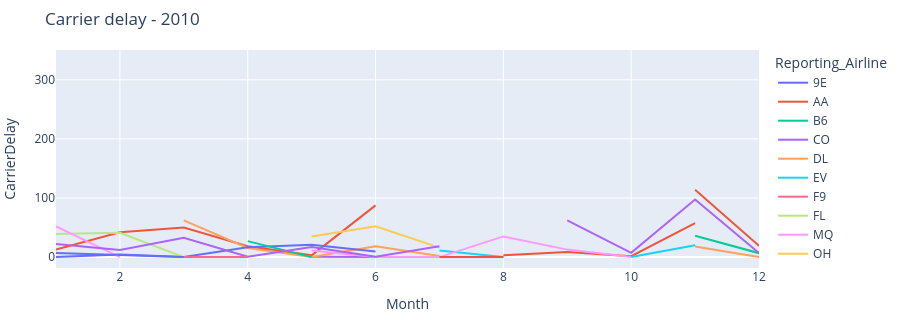
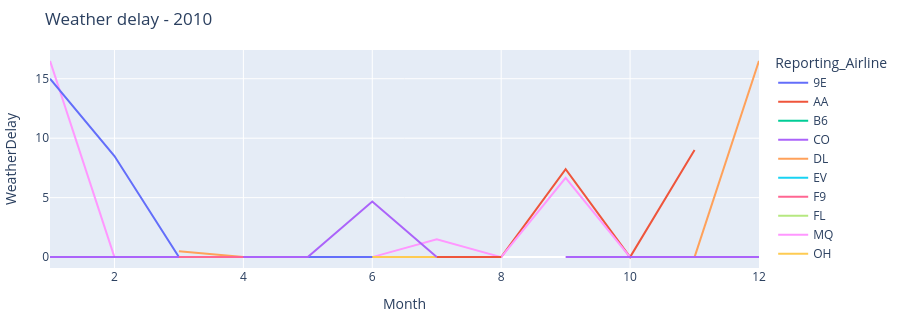

The cell these charts' notebook holds for them, in order:
### Code cell
# ===== 9.2 Vista previa de las figuras generadas para 2010 =====
from IPython.display import display

figuras = get_graph('2010')
etiquetas = ['Carrier', 'Weather', 'NAS', 'Security', 'Late aircraft']

print('Series por figura:', {e: len(f.data) for e, f in zip(etiquetas, figuras)})

for etiqueta, figura in zip(etiquetas[:2], figuras[:2]):   # las otras tres son analogas
    figura.update_layout(height=320, margin={'l': 40, 'r': 10, 't': 50, 'b': 30},
                         title=f'{etiqueta} delay - 2010')
    display(figura)

### Figure 1 — Plotly figure (JSON) as saved in the notebook; plotly's stock layout.template omitted (floating-point values rounded to 4 significant figures)
{"data": [{"hovertemplate": "Reporting_Airline=9E<br>Month=%{x}<br>CarrierDelay=%{y}<extra></extra>", "legendgroup": "9E", "line": {"color": "#636efa", "dash": "solid"}, "marker": {"symbol": "circle"}, "mode": "lines", "name": "9E", "orientation": "v", "showlegend": true, "type": "scatter", "x": [1, 3, 5, 6, 7, 8, 9, 10, 12], "xaxis": "x", "y": [7.0, 0.0, NaN, 0.0, NaN, 10.0, NaN, NaN, 0.0], "yaxis": "y"}, {"hovertemplate": "Reporting_Airline=AA<br>Month=%{x}<br>CarrierDelay=%{y}<extra></extra>", "legendgroup": "AA", "line": {"color": "#EF553B", "dash": "solid"}, "marker": {"symbol": "circle"}, "mode": "lines", "name": "AA", "orientation": "v", "showlegend": true, "type": "scatter", "x": [1, 2, 3, 4, 5, 6, 7, 8, 9, 10, 11, 12], "xaxis": "x", "y": [13.0, 42.0, 50.0, 18.5, 3.0, 87.5, NaN, 3.0, 8.6, 1.5, 57.5, NaN], "yaxis": "y"}, {"hovertemplate": "Reporting_Airline=B6<br>Month=%{x}<br>CarrierDelay=%{y}<extra></extra>", "legendgroup": "B6", "line": {"color": "#00cc96", "dash": "solid"}, "marker": {"symbol": "circle"}, "mode": "lines", "name": "B6", "orientation": "v", "showlegend": true, "type": "scatter", "x": [1, 3, 4, 5, 6, 7, 8, 10, 11, 12], "xaxis": "x", "y": [NaN, 44.0, NaN, 0.0, NaN, NaN, NaN, NaN, NaN, NaN], "yaxis": "y"}, {"hovertemplate": "Reporting_Airline=CO<br>Month=%{x}<br>CarrierDelay=%{y}<extra></extra>", "legendgroup": "CO", "line": {"color": "#ab63fa", "dash": "solid"}, "marker": {"symbol": "circle"}, "mode": "lines", "name": "CO", "orientation": "v", "showlegend": true, "type": "scatter", "x": [1, 2, 3, 4, 5, 6, 7, 8, 9, 10, 11, 12], "xaxis": "x", "y": [NaN, NaN, 0.0, NaN, 0.5, 0.0, NaN, NaN, NaN, NaN, NaN, NaN], "yaxis": "y"}, {"hovertemplate": "Reporting_Airline=DL<br>Month=%{x}<br>CarrierDelay=%{y}<extra></extra>", "legendgroup": "DL", "line": {"color": "#FFA15A", "dash": "solid"}, "marker": {"symbol": "circle"}, "mode": "lines", "name": "DL", "orientation": "v", "showlegend": true, "type": "scatter", "x": [1, 2, 3, 4, 5, 6, 7, 8, 9, 10, 11, 12], "xaxis": "x", "y": [0.0, NaN, 62.25, 15.5, 0.0, 18.5, 2.0, NaN, 0.5, NaN, 18.0, 0.0], "yaxis": "y"}, {"hovertemplate": "Reporting_Airline=EV<br>Month=%{x}<br>CarrierDelay=%{y}<extra></extra>", "legendgroup": "EV", "line": {"color": "#19d3f3", "dash": "solid"}, "marker": {"symbol": "circle"}, "mode": "lines", "name": "EV", "orientation": "v", "showlegend": true, "type": "scatter", "x": [1, 2, 3, 4, 5, 6, 7, 8, 9, 10, 11, 12], "xaxis": "x", "y": [0.0, NaN, NaN, 13.5, NaN, NaN, 11.0, 0.0, NaN, 0.0, 20.0, NaN], "yaxis": "y"}, {"hovertemplate": "Reporting_Airline=F9<br>Month=%{x}<br>CarrierDelay=%{y}<extra></extra>", "legendgroup": "F9", "line": {"color": "#FF6692", "dash": "solid"}, "marker": {"symbol": "circle"}, "mode": "lines", "name": "F9", "orientation": "v", "showlegend": true, "type": "scatter", "x": [1, 3, 4, 6, 8, 9, 10, 12], "xaxis": "x", "y": [NaN, NaN, NaN, 0.0, NaN, NaN, NaN, 18.0], "yaxis": "y"}, {"hovertemplate": "Reporting_Airline=FL<br>Month=%{x}<br>CarrierDelay=%{y}<extra></extra>", "legendgroup": "FL", "line": {"color": "#B6E880", "dash": "solid"}, "marker": {"symbol": "circle"}, "mode": "lines", "name": "FL", "orientation": "v", "showlegend": true, "type": "scatter", "x": [1, 2, 3, 4, 5, 6, 7, 8, 9, 10, 11, 12], "xaxis": "x", "y": [39.0, 41.0, 0.0, NaN, NaN, NaN, NaN, NaN, NaN, 2.0, NaN, NaN], "yaxis": "y"}, {"hovertemplate": "Reporting_Airline=MQ<br>Month=%{x}<br>CarrierDelay=%{y}<extra></extra>", "legendgroup": "MQ", "line": {"color": "#FF97FF", "dash": "solid"}, "marker": {"symbol": "circle"}, "mode": "lines", "name": "MQ", "orientation": "v", "showlegend": true, "type": "scatter", "x": [1, 2, 3, 4, 5, 6, 7, 8, 9, 10, 11, 12], "xaxis": "x", "y": [52.0, 0.0, NaN, NaN, 11.0, 0.0, 0.0, 35.0, 12.67, 0.0, NaN, 3.333], "yaxis": "y"}, {"hovertemplate": "Reporting_Airline=OH<br>Month=%{x}<br>CarrierDelay=%{y}<extra></extra>", "legendgroup": "OH", "line": {"color": "#FECB52", "dash": "solid"}, "marker": {"symbol": "circle"}, "mode": "lines", "name": "OH", "orientation": "v", "showlegend": true, "type": "scatter", "x": [1, 2, 3, 4, 5, 6, 7, 8, 9, 10, 11, 12], "xaxis": "x", "y": [NaN, NaN, NaN, NaN, 35.0, 52.0, 16.0, NaN, NaN, 20.0, NaN, NaN], "yaxis": "y"}, {"hovertemplate": "Reporting_Airline=OO<br>Month=%{x}<br>CarrierDelay=%{y}<extra></extra>", "legendgroup": "OO", "line": {"color": "#636efa", "dash": "solid"}, "marker": {"symbol": "circle"}, "mode": "lines", "name": "OO", "orientation": "v", "showlegend": true, "type": "scatter", "x": [1, 2, 3, 4, 5, 6, 7, 8, 9, 10, 11, 12], "xaxis": "x", "y": [0.0, 4.5, 0.0, 16.67, 21.0, 9.5, NaN, 5.5, NaN, 6.0, NaN, 0.0], "yaxis": "y"}, {"hovertemplate": "Reporting_Airline=UA<br>Month=%{x}<br>CarrierDelay=%{y}<extra></extra>", "legendgroup": "UA", "line": {"color": "#EF553B", "dash": "solid"}, "marker": {"symbol": "circle"}, "mode": "lines", "name": "UA", "orientation": "v", "showlegend": true, "type": "scatter", "x": [1, 2, 3, 4, 5, 6, 7, 8, 9, 10, 11, 12], "xaxis": "x", "y": [NaN, NaN, NaN, NaN, 0.0, NaN, 0.0, 0.0, NaN, NaN, 114.0, 19.0], "yaxis": "y"}, {"hovertemplate": "Reporting_Airline=US<br>Month=%{x}<br>CarrierDelay=%{y}<extra></extra>", "legendgroup": "US", "line": {"color": "#00cc96", "dash": "solid"}, "marker": {"symbol": "circle"}, "mode": "lines", "name": "US", "orientation": "v", "showlegend": true, "type": "scatter", "x": [1, 2, 3, 4, 5, 6, 7, 8, 9, 10, 11, 12], "xaxis": "x", "y": [NaN, 0.0, NaN, 27.0, 0.0, NaN, NaN, 58.0, NaN, NaN, 36.0, 6.667], "yaxis": "y"}, {"hovertemplate": "Reporting_Airline=WN<br>Month=%{x}<br>CarrierDelay=%{y}<extra></extra>", "legendgroup": "WN", "line": {"color": "#ab63fa", "dash": "solid"}, "marker": {"symbol": "circle"}, "mode": "lines", "name": "WN", "orientation": "v", "showlegend": true, "type": "scatter", "x": [1, 2, 3, 4, 5, 6, 7, 8, 9, 10, 11, 12], "xaxis": "x", "y": [22.0, 12.0, 32.5, 0.5, 17.0, 0.6667, 18.5, NaN, 62.0, 7.25, 97.5, 7.0], "yaxis": "y"}, {"hovertemplate": "Reporting_Airline=XE<br>Month=%{x}<br>CarrierDelay=%{y}<extra></extra>", "legendgroup": "XE", "line": {"color": "#FFA15A", "dash": "solid"}, "marker": {"symbol": "circle"}, "mode": "lines", "name": "XE", "orientation": "v", "showlegend": true, "type": "scatter", "x": [1, 2, 3, 4, 5, 6, 7, 8, 9, 10, 11, 12], "xaxis": "x", "y": [1.0, NaN, 332.0, NaN, NaN, 0.0, NaN, NaN, 13.0, NaN, NaN, 0.0], "yaxis": "y"}, {"hovertemplate": "Reporting_Airline=YV<br>Month=%{x}<br>CarrierDelay=%{y}<extra></extra>", "legendgroup": "YV", "line": {"color": "#19d3f3", "dash": "solid"}, "marker": {"symbol": "circle"}, "mode": "lines", "name": "YV", "orientation": "v", "showlegend": true, "type": "scatter", "x": [1, 2, 4, 5, 6, 7, 8, 9, 10, 11, 12], "xaxis": "x", "y": [25.0, NaN, 16.0, NaN, NaN, NaN, NaN, 0.0, NaN, NaN, NaN], "yaxis": "y"}, {"hovertemplate": "Reporting_Airline=AS<br>Month=%{x}<br>CarrierDelay=%{y}<extra></extra>", "legendgroup": "AS", "line": {"color": "#FF6692", "dash": "solid"}, "marker": {"symbol": "circle"}, "mode": "lines", "name": "AS", "orientation": "v", "showlegend": true, "type": "scatter", "x": [2, 3, 4, 7, 8, 10, 11, 12], "xaxis": "x", "y": [NaN, 0.0, 0.0, NaN, NaN, NaN, NaN, NaN], "yaxis": "y"}, {"hovertemplate": "Reporting_Airline=HA<br>Month=%{x}<br>CarrierDelay=%{y}<extra></extra>", "legendgroup": "HA", "line": {"color": "#B6E880", "dash": "solid"}, "marker": {"symbol": "circle"}, "mode": "lines", "name": "HA", "orientation": "v", "showlegend": true, "type": "scatter", "x": [3, 6, 7, 9, 10], "xaxis": "x", "y": [NaN, NaN, NaN, NaN, NaN], "yaxis": "y"}], "layout": {"height": 320, "legend": {"title": {"text": "Reporting_Airline"}, "tracegroupgap": 0}, "margin": {"b": 30, "l": 40, "r": 10, "t": 50}, "title": {"text": "Carrier delay - 2010"}, "xaxis": {"anchor": "y", "domain": [0, 1], "title": {"text": "Month"}}, "yaxis": {"anchor": "x", "domain": [0, 1], "title": {"text": "CarrierDelay"}}}}

### Figure 2 — Plotly figure (JSON) as saved in the notebook; plotly's stock layout.template omitted (floating-point values rounded to 4 significant figures)
{"data": [{"hovertemplate": "Reporting_Airline=9E<br>Month=%{x}<br>WeatherDelay=%{y}<extra></extra>", "legendgroup": "9E", "line": {"color": "#636efa", "dash": "solid"}, "marker": {"symbol": "circle"}, "mode": "lines", "name": "9E", "orientation": "v", "showlegend": true, "type": "scatter", "x": [1, 3, 5, 6, 7, 8, 9, 10, 12], "xaxis": "x", "y": [0.0, 0.0, NaN, 0.0, NaN, 0.0, NaN, NaN, 0.0], "yaxis": "y"}, {"hovertemplate": "Reporting_Airline=AA<br>Month=%{x}<br>WeatherDelay=%{y}<extra></extra>", "legendgroup": "AA", "line": {"color": "#EF553B", "dash": "solid"}, "marker": {"symbol": "circle"}, "mode": "lines", "name": "AA", "orientation": "v", "showlegend": true, "type": "scatter", "x": [1, 2, 3, 4, 5, 6, 7, 8, 9, 10, 11, 12], "xaxis": "x", "y": [0.0, 0.0, 0.0, 0.0, 0.0, 0.0, NaN, 0.0, 7.4, 0.0, 9.0, NaN], "yaxis": "y"}, {"hovertemplate": "Reporting_Airline=B6<br>Month=%{x}<br>WeatherDelay=%{y}<extra></extra>", "legendgroup": "B6", "line": {"color": "#00cc96", "dash": "solid"}, "marker": {"symbol": "circle"}, "mode": "lines", "name": "B6", "orientation": "v", "showlegend": true, "type": "scatter", "x": [1, 3, 4, 5, 6, 7, 8, 10, 11, 12], "xaxis": "x", "y": [NaN, 0.0, NaN, 0.0, NaN, NaN, NaN, NaN, NaN, NaN], "yaxis": "y"}, {"hovertemplate": "Reporting_Airline=CO<br>Month=%{x}<br>WeatherDelay=%{y}<extra></extra>", "legendgroup": "CO", "line": {"color": "#ab63fa", "dash": "solid"}, "marker": {"symbol": "circle"}, "mode": "lines", "name": "CO", "orientation": "v", "showlegend": true, "type": "scatter", "x": [1, 2, 3, 4, 5, 6, 7, 8, 9, 10, 11, 12], "xaxis": "x", "y": [NaN, NaN, 0.0, NaN, 0.0, 0.0, NaN, NaN, NaN, NaN, NaN, NaN], "yaxis": "y"}, {"hovertemplate": "Reporting_Airline=DL<br>Month=%{x}<br>WeatherDelay=%{y}<extra></extra>", "legendgroup": "DL", "line": {"color": "#FFA15A", "dash": "solid"}, "marker": {"symbol": "circle"}, "mode": "lines", "name": "DL", "orientation": "v", "showlegend": true, "type": "scatter", "x": [1, 2, 3, 4, 5, 6, 7, 8, 9, 10, 11, 12], "xaxis": "x", "y": [0.0, NaN, 0.5, 0.0, 0.0, 0.0, 0.0, NaN, 0.0, NaN, 0.0, 16.5], "yaxis": "y"}, {"hovertemplate": "Reporting_Airline=EV<br>Month=%{x}<br>WeatherDelay=%{y}<extra></extra>", "legendgroup": "EV", "line": {"color": "#19d3f3", "dash": "solid"}, "marker": {"symbol": "circle"}, "mode": "lines", "name": "EV", "orientation": "v", "showlegend": true, "type": "scatter", "x": [1, 2, 3, 4, 5, 6, 7, 8, 9, 10, 11, 12], "xaxis": "x", "y": [5.0, NaN, NaN, 0.0, NaN, NaN, 0.0, 0.0, NaN, 0.0, 0.0, NaN], "yaxis": "y"}, {"hovertemplate": "Reporting_Airline=F9<br>Month=%{x}<br>WeatherDelay=%{y}<extra></extra>", "legendgroup": "F9", "line": {"color": "#FF6692", "dash": "solid"}, "marker": {"symbol": "circle"}, "mode": "lines", "name": "F9", "orientation": "v", "showlegend": true, "type": "scatter", "x": [1, 3, 4, 6, 8, 9, 10, 12], "xaxis": "x", "y": [NaN, NaN, NaN, 0.0, NaN, NaN, NaN, 0.0], "yaxis": "y"}, {"hovertemplate": "Reporting_Airline=FL<br>Month=%{x}<br>WeatherDelay=%{y}<extra></extra>", "legendgroup": "FL", "line": {"color": "#B6E880", "dash": "solid"}, "marker": {"symbol": "circle"}, "mode": "lines", "name": "FL", "orientation": "v", "showlegend": true, "type": "scatter", "x": [1, 2, 3, 4, 5, 6, 7, 8, 9, 10, 11, 12], "xaxis": "x", "y": [0.0, 0.0, 0.0, NaN, NaN, NaN, NaN, NaN, NaN, 0.0, NaN, NaN], "yaxis": "y"}, {"hovertemplate": "Reporting_Airline=MQ<br>Month=%{x}<br>WeatherDelay=%{y}<extra></extra>", "legendgroup": "MQ", "line": {"color": "#FF97FF", "dash": "solid"}, "marker": {"symbol": "circle"}, "mode": "lines", "name": "MQ", "orientation": "v", "showlegend": true, "type": "scatter", "x": [1, 2, 3, 4, 5, 6, 7, 8, 9, 10, 11, 12], "xaxis": "x", "y": [16.5, 0.0, NaN, NaN, 0.0, 0.0, 1.5, 0.0, 6.667, 0.0, NaN, 2.667], "yaxis": "y"}, {"hovertemplate": "Reporting_Airline=OH<br>Month=%{x}<br>WeatherDelay=%{y}<extra></extra>", "legendgroup": "OH", "line": {"color": "#FECB52", "dash": "solid"}, "marker": {"symbol": "circle"}, "mode": "lines", "name": "OH", "orientation": "v", "showlegend": true, "type": "scatter", "x": [1, 2, 3, 4, 5, 6, 7, 8, 9, 10, 11, 12], "xaxis": "x", "y": [NaN, NaN, NaN, NaN, 0.0, 0.0, 0.0, NaN, NaN, 0.0, NaN, NaN], "yaxis": "y"}, {"hovertemplate": "Reporting_Airline=OO<br>Month=%{x}<br>WeatherDelay=%{y}<extra></extra>", "legendgroup": "OO", "line": {"color": "#636efa", "dash": "solid"}, "marker": {"symbol": "circle"}, "mode": "lines", "name": "OO", "orientation": "v", "showlegend": true, "type": "scatter", "x": [1, 2, 3, 4, 5, 6, 7, 8, 9, 10, 11, 12], "xaxis": "x", "y": [15.0, 8.5, 0.0, 0.0, 0.0, 0.0, NaN, 0.0, NaN, 0.0, NaN, 1.0], "yaxis": "y"}, {"hovertemplate": "Reporting_Airline=UA<br>Month=%{x}<br>WeatherDelay=%{y}<extra></extra>", "legendgroup": "UA", "line": {"color": "#EF553B", "dash": "solid"}, "marker": {"symbol": "circle"}, "mode": "lines", "name": "UA", "orientation": "v", "showlegend": true, "type": "scatter", "x": [1, 2, 3, 4, 5, 6, 7, 8, 9, 10, 11, 12], "xaxis": "x", "y": [NaN, NaN, NaN, NaN, 0.0, NaN, 0.0, 0.0, NaN, NaN, 0.0, 0.0], "yaxis": "y"}, {"hovertemplate": "Reporting_Airline=US<br>Month=%{x}<br>WeatherDelay=%{y}<extra></extra>", "legendgroup": "US", "line": {"color": "#00cc96", "dash": "solid"}, "marker": {"symbol": "circle"}, "mode": "lines", "name": "US", "orientation": "v", "showlegend": true, "type": "scatter", "x": [1, 2, 3, 4, 5, 6, 7, 8, 9, 10, 11, 12], "xaxis": "x", "y": [NaN, 0.0, NaN, 0.0, 0.0, NaN, NaN, 0.0, NaN, NaN, 0.0, 0.0], "yaxis": "y"}, {"hovertemplate": "Reporting_Airline=WN<br>Month=%{x}<br>WeatherDelay=%{y}<extra></extra>", "legendgroup": "WN", "line": {"color": "#ab63fa", "dash": "solid"}, "marker": {"symbol": "circle"}, "mode": "lines", "name": "WN", "orientation": "v", "showlegend": true, "type": "scatter", "x": [1, 2, 3, 4, 5, 6, 7, 8, 9, 10, 11, 12], "xaxis": "x", "y": [0.0, 0.0, 0.0, 0.0, 0.0, 4.667, 0.0, NaN, 0.0, 0.0, 0.0, 0.0], "yaxis": "y"}, {"hovertemplate": "Reporting_Airline=XE<br>Month=%{x}<br>WeatherDelay=%{y}<extra></extra>", "legendgroup": "XE", "line": {"color": "#FFA15A", "dash": "solid"}, "marker": {"symbol": "circle"}, "mode": "lines", "name": "XE", "orientation": "v", "showlegend": true, "type": "scatter", "x": [1, 2, 3, 4, 5, 6, 7, 8, 9, 10, 11, 12], "xaxis": "x", "y": [0.0, NaN, 0.0, NaN, NaN, 0.0, NaN, NaN, 0.0, NaN, NaN, 0.0], "yaxis": "y"}, {"hovertemplate": "Reporting_Airline=YV<br>Month=%{x}<br>WeatherDelay=%{y}<extra></extra>", "legendgroup": "YV", "line": {"color": "#19d3f3", "dash": "solid"}, "marker": {"symbol": "circle"}, "mode": "lines", "name": "YV", "orientation": "v", "showlegend": true, "type": "scatter", "x": [1, 2, 4, 5, 6, 7, 8, 9, 10, 11, 12], "xaxis": "x", "y": [0.0, NaN, 0.0, NaN, NaN, NaN, NaN, 0.0, NaN, NaN, NaN], "yaxis": "y"}, {"hovertemplate": "Reporting_Airline=AS<br>Month=%{x}<br>WeatherDelay=%{y}<extra></extra>", "legendgroup": "AS", "line": {"color": "#FF6692", "dash": "solid"}, "marker": {"symbol": "circle"}, "mode": "lines", "name": "AS", "orientation": "v", "showlegend": true, "type": "scatter", "x": [2, 3, 4, 7, 8, 10, 11, 12], "xaxis": "x", "y": [NaN, 0.0, 0.0, NaN, NaN, NaN, NaN, NaN], "yaxis": "y"}, {"hovertemplate": "Reporting_Airline=HA<br>Month=%{x}<br>WeatherDelay=%{y}<extra></extra>", "legendgroup": "HA", "line": {"color": "#B6E880", "dash": "solid"}, "marker": {"symbol": "circle"}, "mode": "lines", "name": "HA", "orientation": "v", "showlegend": true, "type": "scatter", "x": [3, 6, 7, 9, 10], "xaxis": "x", "y": [NaN, NaN, NaN, NaN, NaN], "yaxis": "y"}], "layout": {"height": 320, "legend": {"title": {"text": "Reporting_Airline"}, "tracegroupgap": 0}, "margin": {"b": 30, "l": 40, "r": 10, "t": 50}, "title": {"text": "Weather delay - 2010"}, "xaxis": {"anchor": "y", "domain": [0, 1], "title": {"text": "Month"}}, "yaxis": {"anchor": "x", "domain": [0, 1], "title": {"text": "WeatherDelay"}}}}
